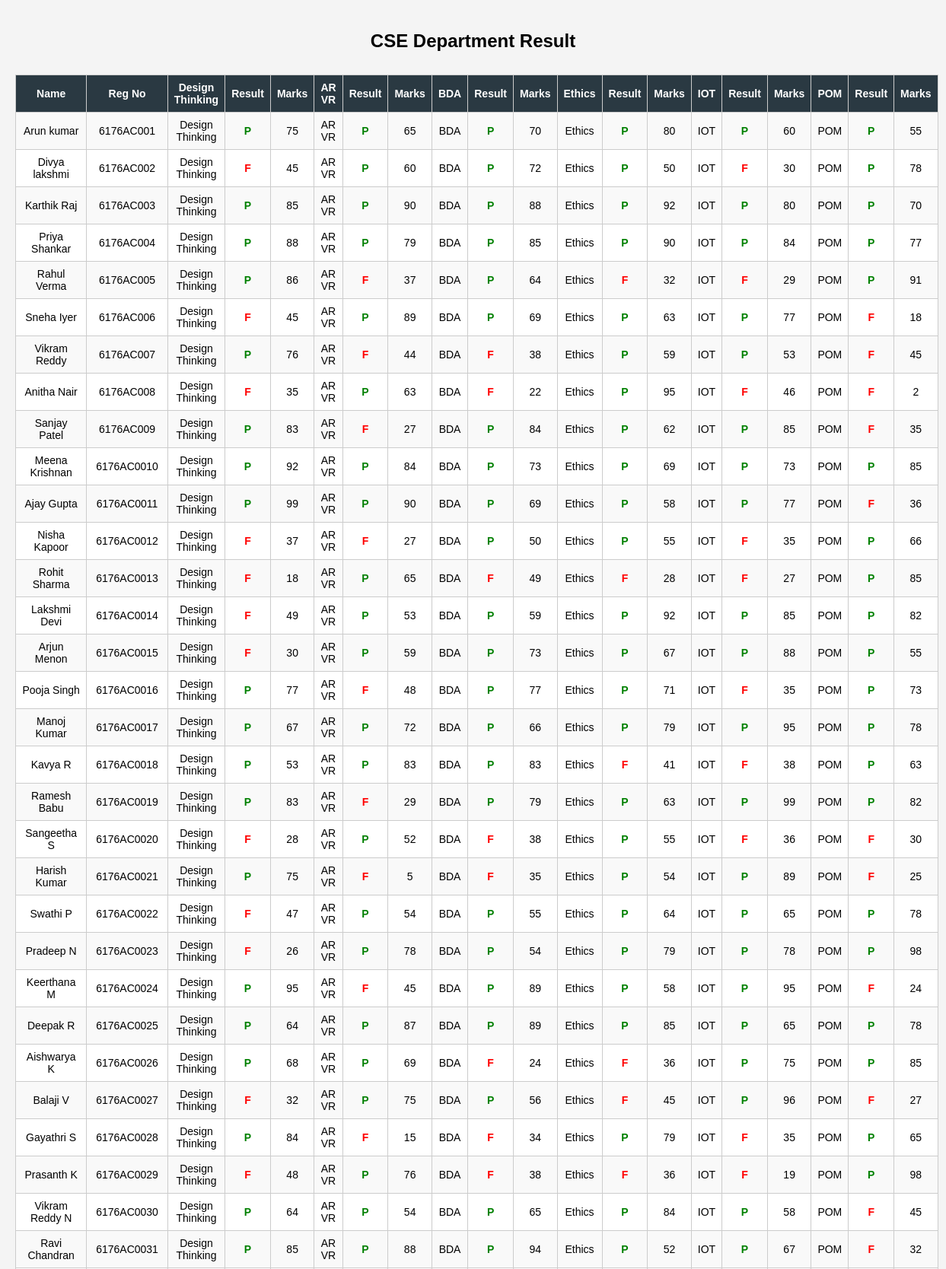
The app's page /student-result/ (upper part) with its own data.
### myapps/models.py (models this page shows, shortened)
class Result(models.Model):
    student_name = models.CharField(max_length=100)
    reg_no = models.CharField(max_length=20)
    design_marks = models.IntegerField()
    arvr_marks = models.IntegerField()
    bda_marks = models.IntegerField()
    ethics_marks = models.IntegerField()
    iot_marks = models.IntegerField()
    pom_marks = models.IntegerField()

### myapps/views.py (the view)
# urls.py: path("student-result/", views.student_result, name="student_result"),
def student_result(request):
    results = Result.objects.all()
    return render(request,"student_result.html",{"results":results})

### myapps/templates/student_result.html (shortened to what this page needs)
{% load static %}
<!DOCTYPE html>
<html>
<head>
</head>
<body>
<h2>CSE Department Result</h2>
<table>
<tr>
<th>Name</th>
<th>Reg No</th>
<th>Design Thinking</th>
<th>Result</th>
<th>Marks</th>
<th>AR VR</th>
<th>Result</th>
<th>Marks</th>
<th>BDA</th>
<th>Result</th>
<th>Marks</th>
<th>Ethics</th>
<th>Result</th>
<th>Marks</th>
<th>IOT</th>
<th>Result</th>
<th>Marks</th>
<th>POM</th>
<th>Result</th>
<th>Marks</th>
</tr>
{% for r in results %}
<tr>
<td>{{ r.student_name }}</td>
<td>{{ r.reg_no }}</td>
<td>Design Thinking</td>
<td class="{% if r.design_marks >= 50 %}pass{% else %}fail{% endif %}">
{% if r.design_marks >= 50 %}P{% else %}F{% endif %}
</td>
<td>{{ r.design_marks }}</td>
<td>AR VR</td>
<td class="{% if r.arvr_marks >= 50 %}pass{% else %}fail{% endif %}">
{% if r.arvr_marks >= 50 %}P{% else %}F{% endif %}
</td>
<td>{{ r.arvr_marks }}</td>
<td>BDA</td>
<td class="{% if r.bda_marks >= 50 %}pass{% else %}fail{% endif %}">
{% if r.bda_marks >= 50 %}P{% else %}F{% endif %}
</td>
<td>{{ r.bda_marks }}</td>
<td>Ethics</td>
<td class="{% if r.ethics_marks >= 50 %}pass{% else %}fail{% endif %}">
{% if r.ethics_marks >= 50 %}P{% else %}F{% endif %}
</td>
<td>{{ r.ethics_marks }}</td>
<td>IOT</td>
<td class="{% if r.iot_marks >= 50 %}pass{% else %}fail{% endif %}">
{% if r.iot_marks >= 50 %}P{% else %}F{% endif %}
</td>
<td>{{ r.iot_marks }}</td>
<td>POM</td>
<td class="{% if r.pom_marks >= 50 %}pass{% else %}fail{% endif %}">
{% if r.pom_marks >= 50 %}P{% else %}F{% endif %}
</td>
<td>{{ r.pom_marks }}</td>
</tr>
{% endfor %}
</table>
</body>
</html>

### myapps/templates/student_result.html (style rules this page uses)
body { font-family:Arial; background:#f4f4f4; margin:0; padding:20px; }
h2 { text-align:center; margin-bottom:30px; }
table { width:100%; border-collapse:collapse; background:white; }
th,td { border:1px solid #ccc; padding:8px; text-align:center; font-size:14px; }
th { background:#2a3942; color:white; }
tr:nth-child(even) { background:#f9f9f9; }
.pass { color:green; font-weight:bold; }
.fail { color:red; font-weight:bold; }

### records on screen
Result: student_name "Arun kumar", reg_no "6176AC001", shows "P", design_marks "75", arvr_marks "65", bda_marks "70", ethics_marks "80", iot_marks "60", pom_marks "55"
Result: student_name "Divya lakshmi", reg_no "6176AC002", shows "F", design_marks "45", shows "P", arvr_marks "60", bda_marks "72", ethics_marks "50", iot_marks "30", pom_marks "78"
Result: student_name "Karthik Raj", reg_no "6176AC003", shows "P", design_marks "85", arvr_marks "90", bda_marks "88", ethics_marks "92", iot_marks "80", pom_marks "70"
Result: student_name "Priya Shankar", reg_no "6176AC004", design_marks "88", arvr_marks "79", bda_marks "85", ethics_marks "90", iot_marks "84", pom_marks "77"
Result: student_name "Rahul Verma", reg_no "6176AC005", shows "P", design_marks "86", shows "F", arvr_marks "37", bda_marks "64", ethics_marks "32", iot_marks "29", pom_marks "91"
Result: student_name "Sneha Iyer", reg_no "6176AC006", shows "F", design_marks "45", shows "P", arvr_marks "89", bda_marks "69", ethics_marks "63", iot_marks "77", pom_marks "18"
Result: student_name "Vikram Reddy", reg_no "6176AC007", shows "P", design_marks "76", shows "F", arvr_marks "44", bda_marks "38", ethics_marks "59", iot_marks "53", pom_marks "45"
Result: student_name "Anitha Nair", reg_no "6176AC008", shows "F", design_marks "35", shows "P", arvr_marks "63", bda_marks "22", ethics_marks "95", iot_marks "46", pom_marks "2"
Result: student_name "Sanjay Patel", reg_no "6176AC009", design_marks "83", shows "F", arvr_marks "27", bda_marks "84", ethics_marks "62", iot_marks "85", pom_marks "35"
Result: student_name "Meena Krishnan", reg_no "6176AC0010", shows "P", design_marks "92", arvr_marks "84", bda_marks "73", ethics_marks "69", iot_marks "73", pom_marks "85"
Result: student_name "Ajay Gupta", reg_no "6176AC0011", shows "P", design_marks "99", arvr_marks "90", bda_marks "69", ethics_marks "58", iot_marks "77", shows "F", pom_marks "36"
Result: student_name "Nisha Kapoor", reg_no "6176AC0012", shows "F", design_marks "37", arvr_marks "27", shows "P", bda_marks "50", ethics_marks "55", iot_marks "35", pom_marks "66"
Result: student_name "Rohit Sharma", reg_no "6176AC0013", shows "F", design_marks "18", shows "P", arvr_marks "65", bda_marks "49", ethics_marks "28", iot_marks "27", pom_marks "85"
Result: student_name "Lakshmi Devi", reg_no "6176AC0014", shows "F", design_marks "49", shows "P", arvr_marks "53", bda_marks "59", ethics_marks "92", iot_marks "85", pom_marks "82"
Result: student_name "Arjun Menon", reg_no "6176AC0015", shows "F", design_marks "30", shows "P", arvr_marks "59", bda_marks "73", ethics_marks "67", iot_marks "88", pom_marks "55"
Result: student_name "Pooja Singh", reg_no "6176AC0016", design_marks "77", shows "F", arvr_marks "48", bda_marks "77", ethics_marks "71", iot_marks "35", pom_marks "73"
Result: student_name "Manoj Kumar", reg_no "6176AC0017", shows "P", design_marks "67", arvr_marks "72", bda_marks "66", ethics_marks "79", iot_marks "95", pom_marks "78"
Result: student_name "Kavya R", reg_no "6176AC0018", shows "P", design_marks "53", arvr_marks "83", bda_marks "83", shows "F", ethics_marks "41", iot_marks "38", pom_marks "63"
Result: student_name "Ramesh Babu", reg_no "6176AC0019", shows "P", design_marks "83", shows "F", arvr_marks "29", bda_marks "79", ethics_marks "63", iot_marks "99", pom_marks "82"
Result: student_name "Sangeetha S", reg_no "6176AC0020", shows "F", design_marks "28", shows "P", arvr_marks "52", bda_marks "38", ethics_marks "55", iot_marks "36", pom_marks "30"
Result: student_name "Harish Kumar", reg_no "6176AC0021", shows "P", design_marks "75", shows "F", arvr_marks "5", bda_marks "35", ethics_marks "54", iot_marks "89", pom_marks "25"
Result: student_name "Swathi P", reg_no "6176AC0022", shows "F", design_marks "47", arvr_marks "54", bda_marks "55", ethics_marks "64", iot_marks "65", pom_marks "78"
Result: student_name "Pradeep N", reg_no "6176AC0023", shows "F", design_marks "26", arvr_marks "78", bda_marks "54", ethics_marks "79", iot_marks "78", pom_marks "98"
Result: student_name "Keerthana M", reg_no "6176AC0024", shows "P", design_marks "95", shows "F", arvr_marks "45", bda_marks "89", ethics_marks "58", iot_marks "95", pom_marks "24"
Result: student_name "Deepak R", reg_no "6176AC0025", shows "P", design_marks "64", arvr_marks "87", bda_marks "89", ethics_marks "85", iot_marks "65", pom_marks "78"
Result: student_name "Aishwarya K", reg_no "6176AC0026", shows "P", design_marks "68", arvr_marks "69", shows "F", bda_marks "24", ethics_marks "36", iot_marks "75", pom_marks "85"
Result: student_name "Balaji V", reg_no "6176AC0027", shows "F", design_marks "32", shows "P", arvr_marks "75", bda_marks "56", ethics_marks "45", iot_marks "96", pom_marks "27"
Result: student_name "Gayathri S", reg_no "6176AC0028", shows "P", design_marks "84", shows "F", arvr_marks "15", bda_marks "34", ethics_marks "79", iot_marks "35", pom_marks "65"
Result: student_name "Prasanth K", reg_no "6176AC0029", shows "F", design_marks "48", arvr_marks "76", bda_marks "38", ethics_marks "36", iot_marks "19", pom_marks "98"
Result: student_name "Vikram Reddy N", reg_no "6176AC0030", shows "P", design_marks "64", arvr_marks "54", bda_marks "65", ethics_marks "84", iot_marks "58", shows "F", pom_marks "45"
Result: student_name "Ravi Chandran", reg_no "6176AC0031", shows "P", design_marks "85", arvr_marks "88", bda_marks "94", ethics_marks "52", iot_marks "67", shows "F", pom_marks "32"
